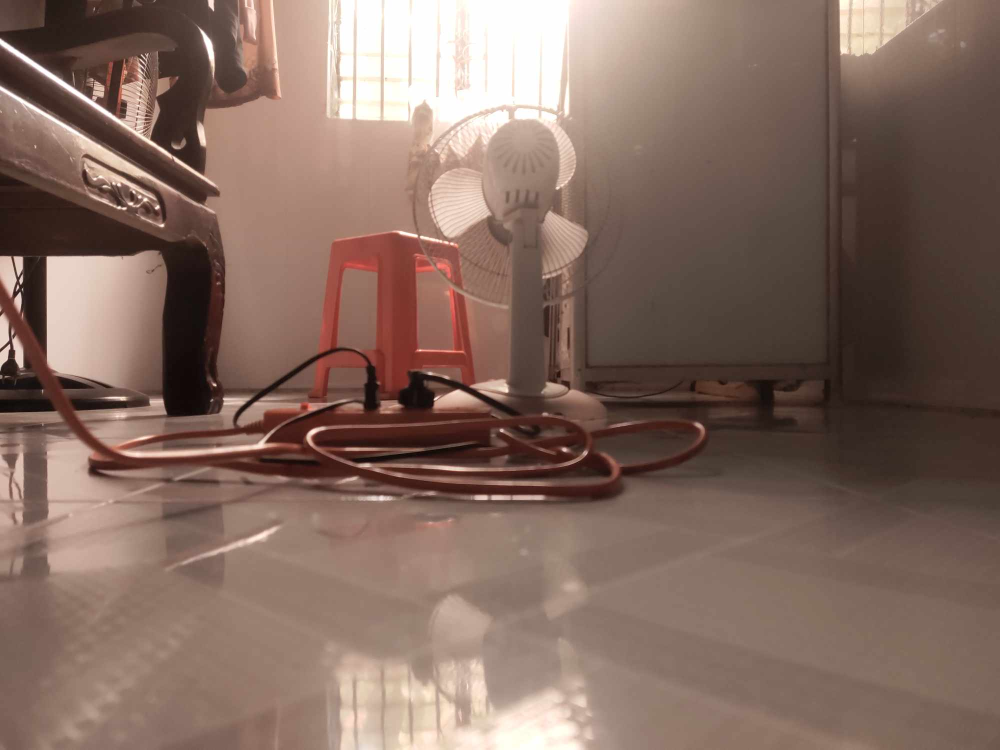
#> input picture img0_0.png, 2000 x 1500 px, given in place of house_0.png, which was not available (shown at 1/2 size)
$ python depth_estimation.py
#> lines starting #> are read from the running program, lines starting #| are printed output that depends on the picture; pictures that were not available may be replaced by others from this repository, and a replacement may not be noted
### draw_show_img_utils.py
from typing import Sequence
from pathlib import Path
import cv2
from matplotlib import pyplot as plt
import numpy as np

# [14 lines left out: functions draw_quadrange, draw_2_img, not called in this run]

def cv2_imshow(img, winname="Image"):
    """Hiển thị hình ảnh sử dụng OpenCV."""
    cv2.imshow(winname, img)
    cv2.waitKey(0)
    cv2.destroyAllWindows()

# [18 lines left out: functions figure_to_img, draw_many_imgs, print_debug, not called in this run]

def get_img_path(name: str):
    """Trả về đường dẫn tới hai hình ảnh với tên đã cho."""
    base_path = Path.cwd().parent / "data_segs"
    return base_path / f"{name}_0.png", base_path / f"{name}_1.png"

### depth_estimation.py
from cv2.typing import MatLike

import draw_show_img_utils as dsiu
import cv2
import numpy as np


left_path, right_path = dsiu.get_img_path("house")
image_left = cv2.imread(left_path)
#> image_left is the input picture: shape (1500, 2000, 3); mean B, G, R 96.1, 106.9, 131.6
image_right = cv2.imread(right_path)

window_size = 5
# wsize default 3; 5; 7 for SGBM reduced size image; 15 for SGBM full size image (1300px and above); 5 Works nicely
left_matcher = cv2.StereoSGBM_create(
    minDisparity=-1,  # NOTE: Debug
    numDisparities=16*16,  # max_disp has to be dividable by 16 f. E. HH 192, 256 NOTE: Debug
    blockSize=window_size,
    P1=9 * 3 * window_size,
    # wsize default 3; 5; 7 for SGBM reduced size image; 15 for SGBM full size image (1300px and above); 5 Works nicely
    P2=128 * 3 * window_size,
    disp12MaxDiff=12,
    uniquenessRatio=40,
    speckleWindowSize=50,
    speckleRange=32,
    preFilterCap=63,
    mode=cv2.STEREO_SGBM_MODE_SGBM_3WAY
)
right_matcher = cv2.ximgproc.createRightMatcher(left_matcher)
# FILTER Parameters
lmbda = 70000
sigma = 1.7
visual_multiplier = 6

wls_filter = cv2.ximgproc.createDisparityWLSFilter(
    matcher_left=left_matcher)
wls_filter.setLambda(lmbda)
wls_filter.setSigmaColor(sigma)

displ = left_matcher.compute(image_left, image_right)  # .astype(np.float32)/16
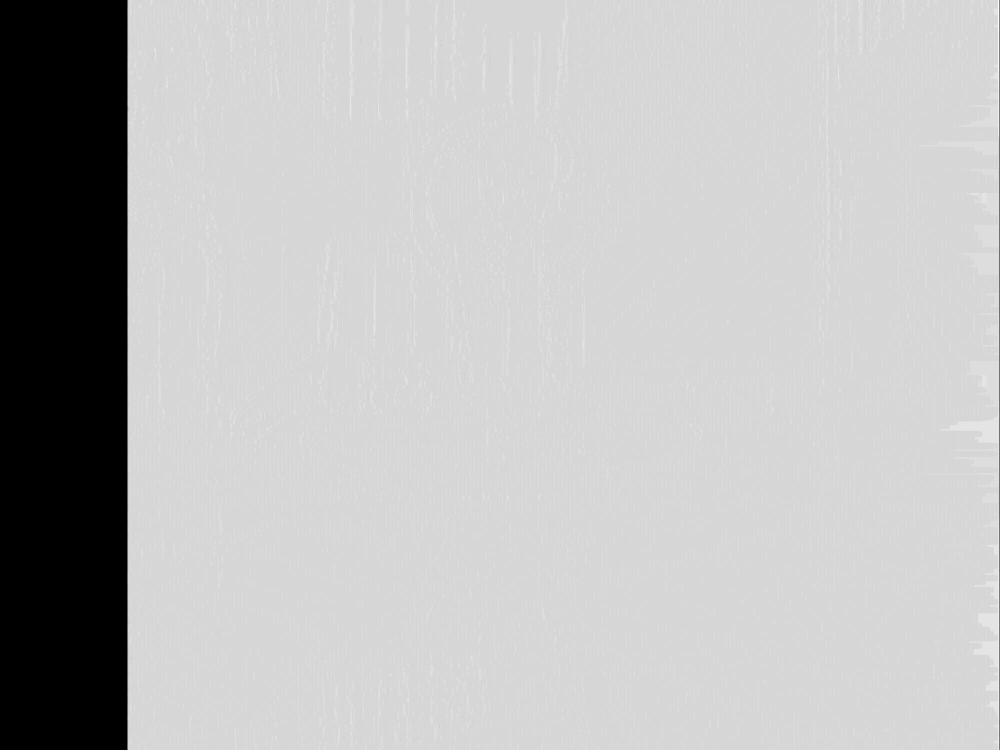
#> displ: shape (1500, 2000) int16 (shown at 1/2 size); min -32, max 6, mean -4.01; drawn with min black and max white
dispr = right_matcher.compute(
    image_right, image_left)  # .astype(np.float32)/16
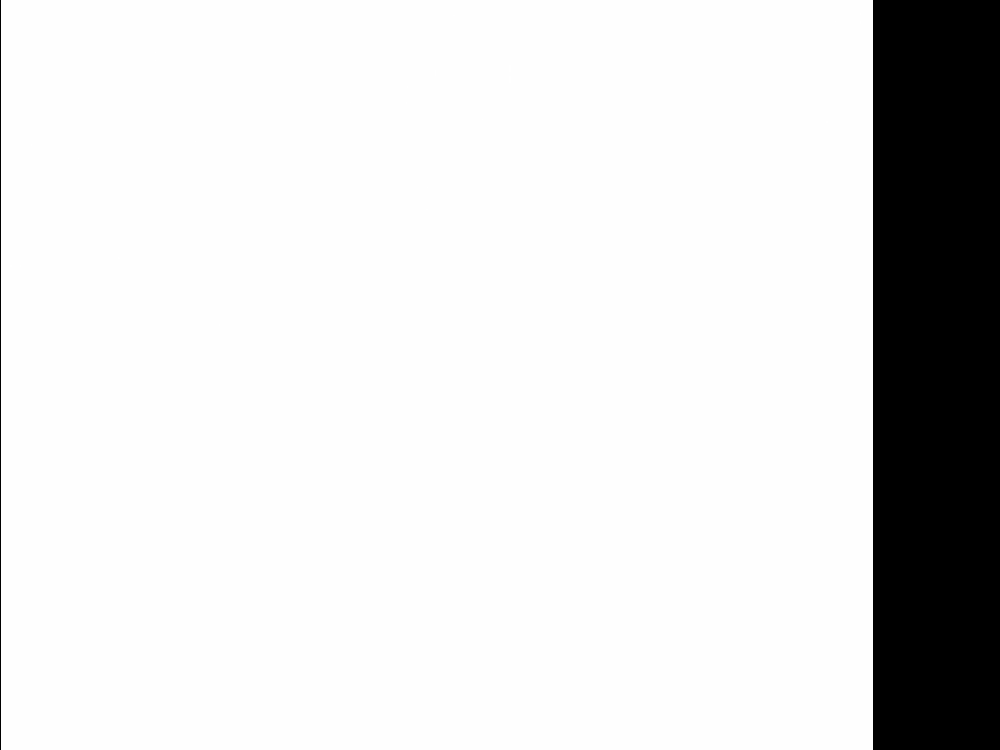
#> dispr: shape (1500, 2000) int16 (shown at 1/2 size); min -4080, max 3, mean -522.2; drawn with min black and max white
displ = np.int16(displ)
dispr = np.int16(dispr)
# important to put "imgL" here!!!
filteredImg = wls_filter.filter(displ, image_left, None, dispr)
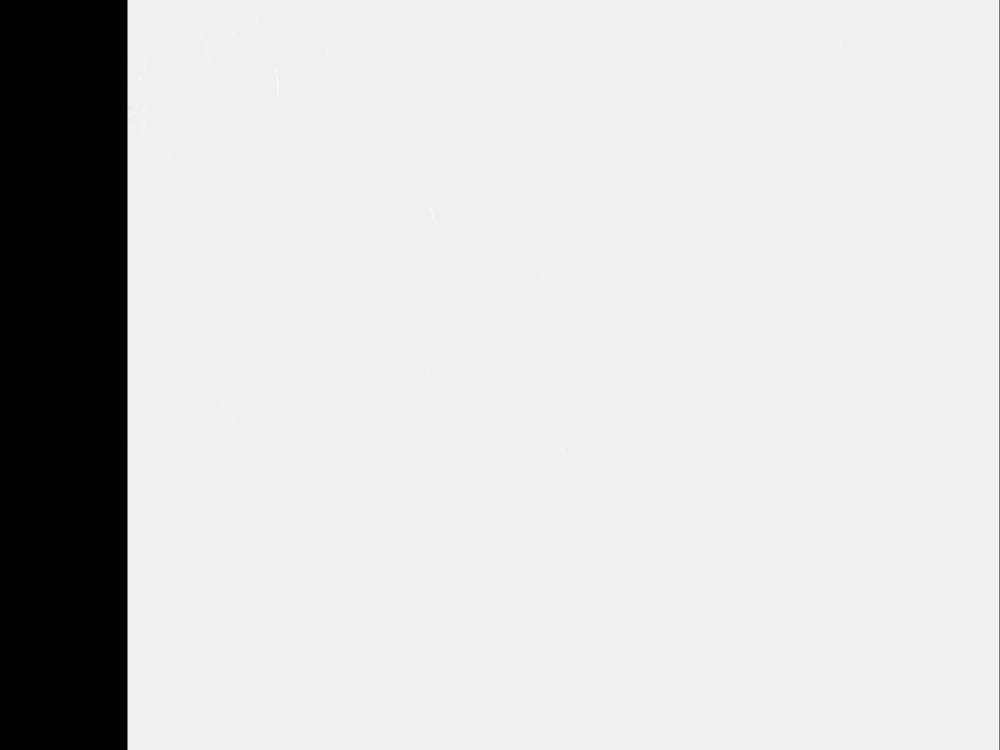
#> filteredImg: shape (1500, 2000) int16 (shown at 1/2 size); min -32, max 2, mean -4.1; drawn with min black and max white
filteredImg = cv2.normalize(
    src=filteredImg, dst=filteredImg, beta=0, alpha=255, norm_type=cv2.NORM_MINMAX)
filteredImg = np.uint8(filteredImg)


def depth_map(imgL, imgR, window_size=5):

    # wsize default 3; 5; 7 for SGBM reduced size image; 15 for SGBM full size image (1300px and above); 5 Works nicely
    left_matcher = cv2.StereoSGBM_create(
        minDisparity=-1,  # NOTE: Debug
        numDisparities=16*16,  # max_disp has to be dividable by 16 f. E. HH 192, 256 NOTE: Debug
        blockSize=window_size,
        P1=9 * 3 * window_size,
        # wsize default 3; 5; 7 for SGBM reduced size image; 15 for SGBM full size image (1300px and above); 5 Works nicely
        P2=128 * 3 * window_size,
        disp12MaxDiff=12,
        uniquenessRatio=40,
        speckleWindowSize=50,
        speckleRange=32,
        preFilterCap=63,
        mode=cv2.STEREO_SGBM_MODE_SGBM_3WAY
    )
    right_matcher = cv2.ximgproc.createRightMatcher(left_matcher)
    # FILTER Parameters
    lmbda = 70000
    sigma = 1.7

    wls_filter = cv2.ximgproc.createDisparityWLSFilter(
        matcher_left=left_matcher)
    wls_filter.setLambda(lmbda)
    wls_filter.setSigmaColor(sigma)

    displ = left_matcher.compute(imgL, imgR)  # .astype(np.float32)/16
    dispr = right_matcher.compute(imgR, imgL)  # .astype(np.float32)/16
    displ = np.int16(displ)
    dispr = np.int16(dispr)
    # important to put "imgL" here!!!
    filteredImg = wls_filter.filter(displ, imgL, None, dispr)
    filteredImg = cv2.normalize(
        src=filteredImg, dst=filteredImg, beta=0, alpha=255, norm_type=cv2.NORM_MINMAX)
    filteredImg = np.uint8(filteredImg)

    return filteredImg


if __name__ == "__main__":
    house_disparity = depth_map(image_left, image_right)
    image_left = cv2.pyrDown(image_left)
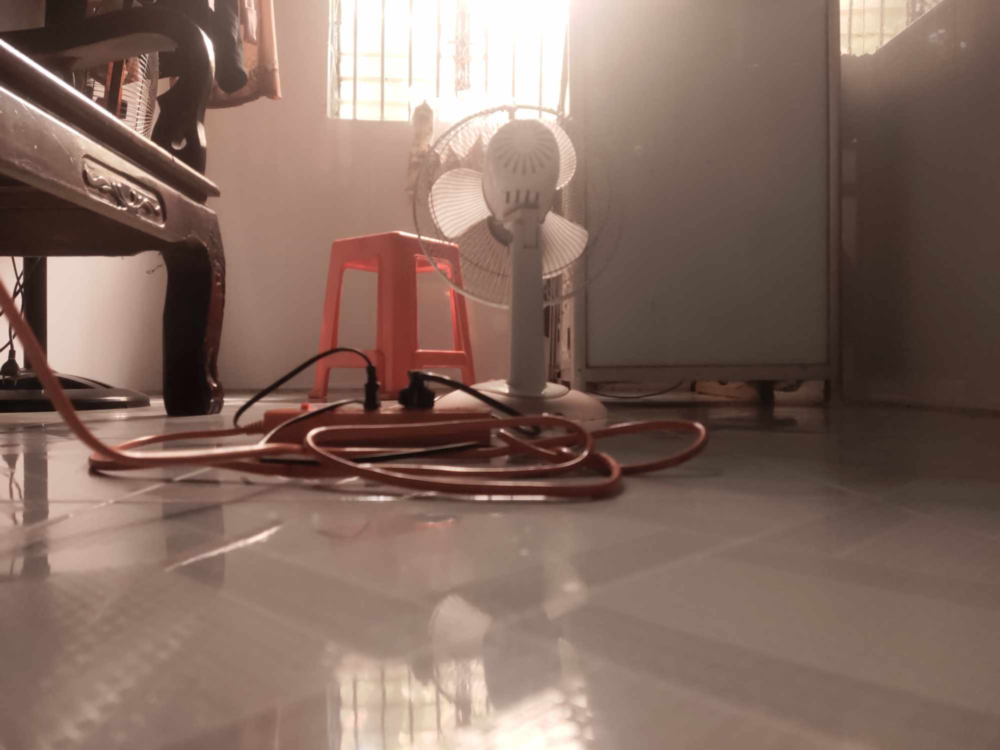
#> image_left: shape (750, 1000, 3); mean B, G, R 96.1, 106.9, 131.7
    image_right = cv2.pyrDown(image_right)
    dsiu.cv2_imshow(house_disparity)
